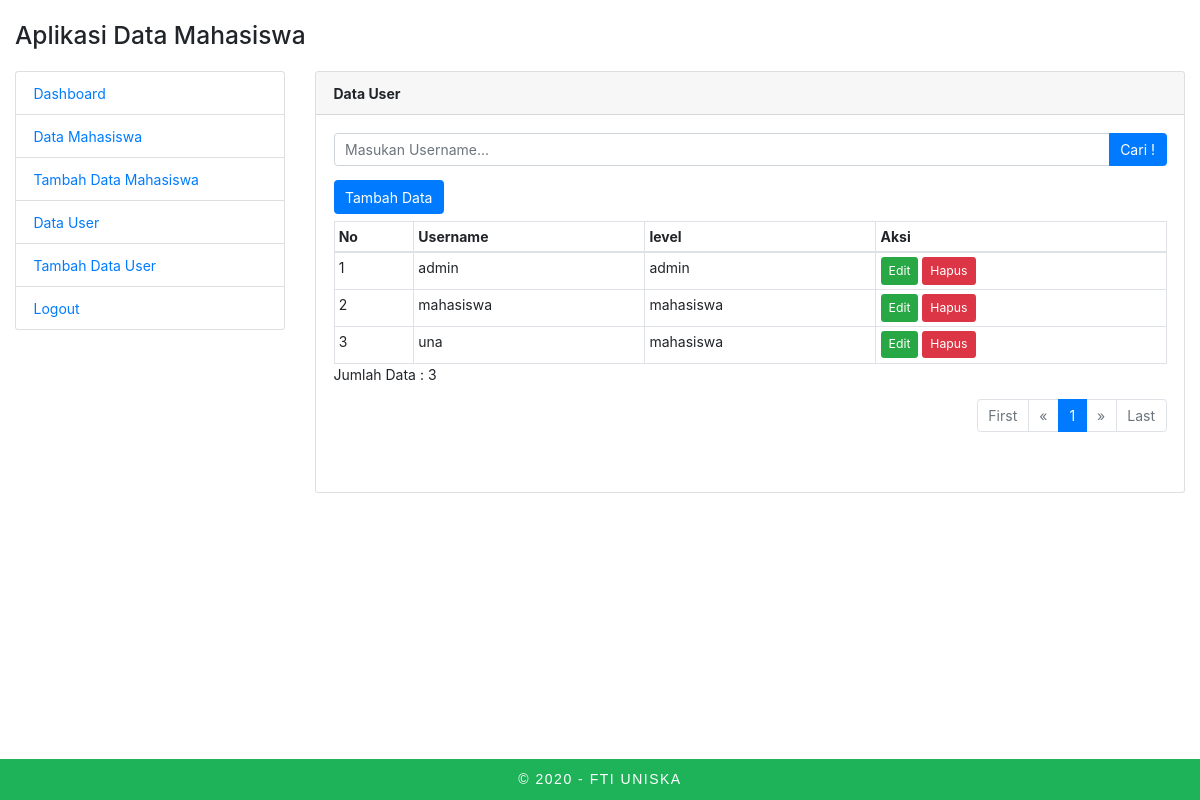
Page /admin/index.php?page=user-show (signed in) on the committed database.
### tables this page shows
CREATE TABLE IF NOT EXISTS `user` (
  `id` int(11) unsigned NOT NULL AUTO_INCREMENT,
  `username` varchar(20) NOT NULL,
  `password` varchar(255) NOT NULL,
  `level` enum('admin','mahasiswa') NOT NULL,
  PRIMARY KEY (`id`)
);

### user/user_show.php (the view, shortened to what this page needs)
<div class="card">
    <div class="card-header">
        <strong>Data User</strong>
    </div>
    <div class="card-body">
        <form action="?page=user-show" method="POST">
            <div class=" input-group mb-3">
                <input type="text" class="form-control" placeholder="Masukan Username..." name="keyword">
                <div class="input-group-append">
                    <button class="btn btn-primary" type="submit" value="Cari" id="button-search" name="search">Cari !</button>
                </div>
            </div>
        </form>
        <a href="?page=user-add" class="btn btn-primary mb-2">Tambah Data</a>
        <div class="table-responsive">
            <table class="table table-sm table-bordered table-hover m-0">
                <?php
                $limit = 5;
                $page = isset($_GET["halaman"]) ? (int) $_GET["halaman"] : 1;
                $mulai = ($page > 1) ? ($page * $limit) - $limit : 0;
                $query = mysqli_query($con, "SELECT * FROM user LIMIT $mulai, $limit") or die(mysqli_error($con));
                ?>
                <thead>
                    <tr>
                        <th>No</th>
                        <th>Username</th>
                        <th>level</th>
                        <th>Aksi</th>
                    </tr>
                </thead>
                <tbody>
                    <?php
                    $no = $mulai + 1;
                    while ($data = mysqli_fetch_array($query)) {
                    ?>
                        <tr>
                            <td><?php echo $no ?></td>
                            <td><?php echo $data['username']; ?></td>
                            <td><?php echo $data['level']; ?></td>
                            <td>
                                <a class="btn btn-sm btn-success" href="?page=user-edit&id=<?php echo $data['id']; ?>">Edit</a>
                                <a class="btn btn-sm btn-danger" href="../user/user_delete.php?id=<?php echo $data['id']; ?>" onclick="return confirm('Anda yakin mau menghapus item ini ?')">Hapus</a>
                            </td>
                        </tr>
                    <?php
                        $no++;
                    }
                    ?>
                </tbody>
            </table>
        </div>
        <?php
        $result = mysqli_query($con, "SELECT * FROM user") or die(mysqli_error($con));
        $total_records = mysqli_num_rows($result);
        ?>
        <p>Jumlah Data : <?php echo $total_records; ?></p>
        <nav class="mb-5">
            <ul class="pagination justify-content-end">
                <?php
                $jumlah_page = ceil($total_records / $limit);
                $jumlah_number = 1;
                $start_number = ($page > $jumlah_number) ? $page - $jumlah_number : 1;
                $end_number = ($page < ($jumlah_page - $jumlah_number)) ? $page + $jumlah_number : $jumlah_page;
                if ($page == 1) {
                    echo '<li class="page-item disabled"><a class="page-link" href="#">First</a></li>';
                    echo '<li class="page-item disabled"><a class="page-link" href="#"><span aria-hidden="true">&laquo;</span></a></li>';
                }
                for ($i = $start_number; $i <= $end_number; $i++) {
                    $link_active = ($page == $i) ? ' active' : '';
                    echo '<li class="page-item ' . $link_active . '"><a class="page-link" href="?page=user-show&halaman=' . $i . '">' . $i . '</a></li>';
                }
                if ($page == $jumlah_page) {
                    echo '<li class="page-item disabled"><a class="page-link" href="#"><span aria-hidden="true">&raquo;</span></a></li>';
                    echo '<li class="page-item disabled"><a class="page-link" href="#">Last</a></li>';
                }
                ?>
            </ul>
        </nav>
    </div>
</div>

### admin/index.php (style rules this page uses)
body { margin-bottom: 6em; }
* { font-size: 14px; }

### rows in the picture
user: username "admin", level "admin"
user: username "mahasiswa", level "mahasiswa"
user: username "una", level "mahasiswa"

### other values in the picture
$total_records "3"
